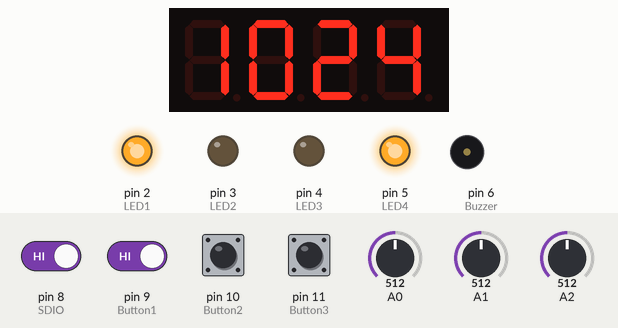
Simulated run of this sketch. Board: Arduino Uno, built with avr-gcc and run on an emulated ATmega328P. Parts: 4-digit seven-segment display, output pins drawn as LEDs (lit = HIGH), buzzer (waves = sounding). Wiring (inferred from the names in the program): DS1307 clock at I2C address 0x68; TM1637 display: clock pin 7; DIO pin 8. Dashed ring = blinking. Inputs (shaded band) come from the test bench; at power-on: pin 8 (SDIO), pin 9 (Button1), pin 10 (Button2), pin 11 (Button3) HIGH, A0 = 512, A1 = 512, A2 = 512. The local clock reads 2024-03-15 10:24:30 at power-on unless the sketch sets it; pins used as bus, display or sensor lines are not drawn.

Above: at 5.7 s.
5.8 s: pin 8 (SDIO) driven LOW and pin 9 (Button1) driven LOW
At 7.23 s:
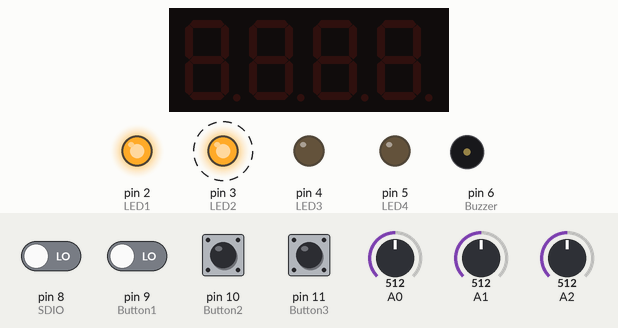
At 8.21 s:
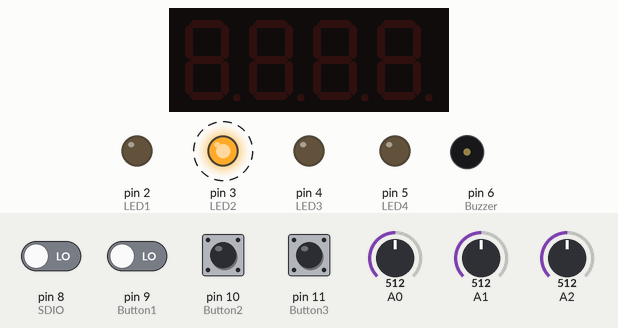
8.8 s: pin 11 (Button3) pulled LOW for 1 s
At 9.6 s:
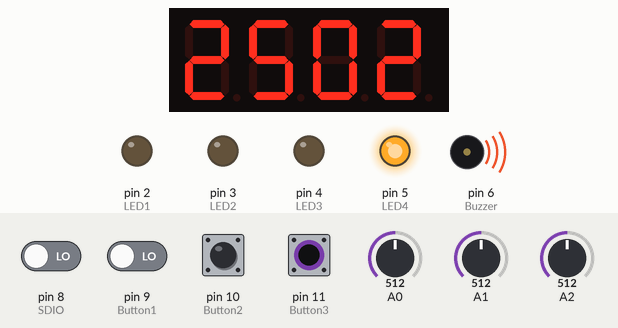
Timing chart, 0 to 14.6 s (numbered marks = the images above; inputs shaded):
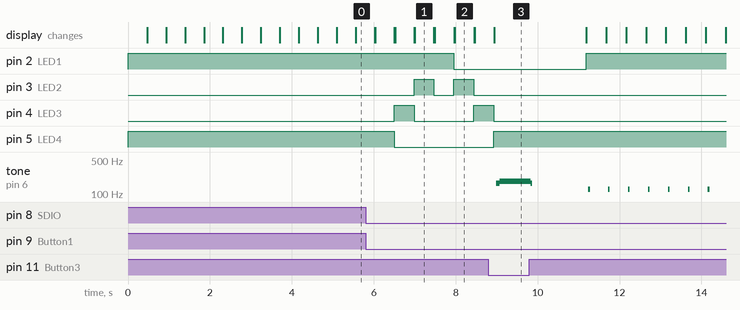

The sketch:

Tick_Tock_Shield_Demo.ino
```cpp
#include <Wire.h>


//Shield I/O connection//

#define LED1                                 2
#define LED2                                 3
#define LED3                                 4
#define LED4                                 5

#define Buzzer                               6

#define CLK                                  7
#define SDIO                                 8

#define Button1                              9
#define Button2                             10
#define Button3                             11

#define Thermistor                          A0
#define LDR                                 A1
#define V_batt                              A2


//Miscellaneous//

#define kbd_dly                              6

#define Menu_BTN                             1
#define Inc_BTN                              2
#define Dec_BTN                              3

#define time_disp                         0x00
#define date_disp                         0x01
#define year_disp                         0x02
#define day_disp                          0x03
#define temp_disp                         0x04
#define lux_disp                          0x05
#define BV_disp                           0x06
#define no_disp                           0x07

//TM1636 Defintions//

#define Write_Display_Data_Cmd            0x40
#define Read_Key_Data_Cmd                 0x42
#define Auto_Address_Increment            0x40
#define Fixed_Addressing                  0x44
#define Normal_Mode                       0x40
#define Test_Mode                         0x48

#define Display_Address                   0xC0

#define Display_Off                       0x80
#define Display_On                        0x88

#define point                             0x80


//Thermistor Definitions//

#define B                               3975.0
#define _25C_K                          298.15
#define _0C_K                           273.15
#define VDD_max                           1023
#define R0                             10000.0
#define R_fixed                        10000.0


//LDR Definitions//

#define LDR_constant                  900000.0
#define R_fixed                        10000.0


//DS1307 RTC Definitions//

#define sec_reg                           0x00
#define min_reg                           0x01
#define hr_reg                            0x02
#define day_reg                           0x03
#define date_reg                          0x04
#define month_reg                         0x05
#define year_reg                          0x06
#define control_reg                       0x07

#define DS1307_addr                       0x68

#define _12_hr                            false
#define _24_hr                            true

#define pm                                false
#define am                                true


//Global variables//

boolean sec_point_state = false;
boolean set_time = false;
boolean disp_state = true;
boolean toggle = true;

signed char b_lvl = 4;
signed char menu_no = 0;

unsigned char z = 0;
unsigned char i = time_disp;
unsigned char m = 10;
unsigned char s = 30;
unsigned char h = 10;
unsigned char dy = 1;
unsigned char dt = 1;
unsigned char mt = 1;
unsigned char yr = 15;

float R_inf = 0.0;

const unsigned char chr[33] =
{
  0x3F, 0x06, 0x5B,
  0x4F, 0x66, 0x6D,
  0x7D, 0x07, 0x7F,
  0x6F, 0x77, 0x7C,
  0x39, 0x5E, 0x79,
  0x71, 0x40, 0x00,
  0x77, 0x58, 0x5E,
  0x79, 0x71, 0x74,
  0x10, 0x37, 0x54,
  0x5C, 0x73, 0x50,
  0x6D, 0x78, 0x3E
};
//0~9,A,b,C,d,E,F,"-"," "//
//a(18) c(19) d(20) e(21) f(22) h(23) i(24) m(25) n(26) o(27) p(28) r(29) s(30) t(31) u(32)


void setup()
{
  calculate_R_inf();

  for(z = LED1; z <= SDIO; z++)
  {
      pinMode(z, OUTPUT);
      digitalWrite(z, LOW);
  }

  for(z = Button1; z <= Button3; z++)
  {
      pinMode(z, INPUT_PULLUP);
  }

  Wire.begin();
  DS1307_init();
  clear_display();
}

void loop()
{
  get_time();
  display_values();
  change_and_set_display_brightness();
  change_display();
  adjust_time();
  delay(460);
}


unsigned char inc_dec(signed char value, signed char max_value, signed char min_value)
{
  if(get_keypad() == Inc_BTN)
  {
    value++;
  }
  if(value > max_value)
  {
    value = min_value;
  }

  if(get_keypad() == Dec_BTN)
  {
    value--;
  }
  if(value < min_value)
  {
    value = max_value;
  }

  return value;
}


void LED_states(unsigned char value)
{
   digitalWrite(LED1, (value & 0x01));
   digitalWrite(LED2, ((value & 0x02) >> 1));
   digitalWrite(LED3, ((value & 0x04) >> 2));
   digitalWrite(LED4, ((value & 0x08) >> 3));
}


void keyboard_click()
{
  digitalWrite(Buzzer, HIGH);
  delay(kbd_dly);
  digitalWrite(Buzzer, LOW);
}


unsigned char get_keypad()
{
  if(digitalRead(Button3) == false)
  {
    keyboard_click();
    return Menu_BTN;
  }
  else if(digitalRead(Button2) == false)
  {
    keyboard_click();
    return Inc_BTN;
  }
  else if(digitalRead(Button1) == false)
  {
    keyboard_click();
    return Dec_BTN;
  }
  else
  {
    return 0;
  }
}


void display_values()
{
  switch(i)
  {
    case time_disp:
    {
      LED_states(9);
      show_time();
      break;
    }
    case date_disp:
    {
      LED_states(5);
      show_date();
      break;
    }
    case year_disp:
    {
      LED_states(3);
      show_year();
      break;
    }
    case day_disp:
    {
      LED_states(1);
      show_day();
      break;
    }
    case temp_disp:
    {
      LED_states(2);
      show_temperature();
      break;
    }
    case lux_disp:
    {
      LED_states(4);
      display_light_intensity();
      break;
    }
    case BV_disp:
    {
      LED_states(8);
      show_battery_voltage();
      break;
    }
    default:
    {
      LED_states(0);
      clear_display();
      break;
    }
  }
  if((toggle == true) && (set_time == true))
  {
    clear_display();
  }
}

void change_display()
{
  sec_point_state ^= 1;
  toggle ^= 1;

  if((set_time == false) && (get_keypad() == Dec_BTN))
  {
    i++;
    clear_display();

    if(i > no_disp)
    {
      i = time_disp;
    }
  }
  if((i >= date_disp) && (i <= no_disp))
  {
    sec_point_state = false;
  }
}


void change_and_set_display_brightness()
{
  if((set_time == false) && (get_keypad() == Inc_BTN))
  {
    b_lvl++;

    if(b_lvl >= 0x08)
    {
      b_lvl = -1;
      disp_state = false;
    }
    else
    {
      disp_state = true;
    }
  }

  if(disp_state == true)
  {
    dislay_status(b_lvl, Display_On);
  }
  else
  {
    dislay_status(b_lvl, Display_Off);
  }
}


void TM1636_start()
{
  digitalWrite(CLK, HIGH);
  digitalWrite(SDIO, HIGH);
  digitalWrite(SDIO, LOW);
}


void TM1636_stop()
{
  digitalWrite(CLK, LOW);
  digitalWrite(SDIO, LOW);
  digitalWrite(CLK, HIGH);
  digitalWrite(SDIO, HIGH);
}


void TM1636_ack()
{
  digitalWrite(CLK, LOW);
  pinMode(SDIO, INPUT_PULLUP);
  while(digitalRead(SDIO) == HIGH);
  digitalWrite(CLK, HIGH);
  digitalWrite(CLK, LOW);
  pinMode(SDIO, OUTPUT);
}


void TM1636_write_byte(unsigned char value)
{
  for(z = 0; z < 8; z++)
  {
    digitalWrite(CLK, LOW);
    if((value & 0x01) != 0)
    {
      digitalWrite(SDIO, HIGH);
    }
    else
    {
      digitalWrite(SDIO, LOW);
    }
    value >>= 1;
    digitalWrite(CLK, HIGH);
  }
}


unsigned char TM1636_scan_keys()
{
  unsigned char key = 0;

  TM1636_start();
  TM1636_write_byte(Read_Key_Data_Cmd);
  TM1636_ack();
  digitalWrite(SDIO, HIGH);

  for(z = 0; z < 8; z++)
  {
    digitalWrite(CLK, LOW);
    key >>= 1;
    delayMicroseconds(30);
    digitalWrite(CLK, HIGH);
    pinMode(SDIO, INPUT_PULLUP);

    if(digitalRead(SDIO) == HIGH)
    {
      key |= 0x80;
    }
    delayMicroseconds(30);
  }

  TM1636_ack();
  TM1636_stop();

  return key;
}


void display_data(unsigned char value, unsigned char location)
{
  TM1636_start();
  TM1636_write_byte(Fixed_Addressing);
  TM1636_ack();
  TM1636_stop();

  TM1636_start();
  TM1636_write_byte(Display_Address | (location & 0x03));
  TM1636_ack();

  if((sec_point_state == true) && (i == time_disp))
  {
    TM1636_write_byte(chr[value] | point);
  }
  else
  {
    TM1636_write_byte(chr[value]);
  }

  TM1636_ack();
  TM1636_stop();
}


void dislay_status(unsigned char brightness, unsigned char display_state)
{
  TM1636_start();
  TM1636_write_byte(display_state | (brightness & 0x07));
  TM1636_ack();
  TM1636_stop();
}


void clear_display()
{
  display_data(0x11, 0);
  display_data(0x11, 1);
  display_data(0x11, 2);
  display_data(0x11, 3);
}


unsigned int adc_avg(unsigned char channel)
{
  unsigned char samples = 64;
  unsigned int avg = 0;

  while(samples > 0)
  {
    avg += analogRead(channel);
    samples--;
    delayMicroseconds(10);
  }
  avg >>= 6;

  return avg;
}


void calculate_R_inf()
{
  R_inf = (-1.0 * (B / _25C_K));
  R_inf = exp(R_inf);
  R_inf *= R0;
}


signed int measure_temperature()
{
  float T_therm = 0;

  T_therm = adc_avg(Thermistor);
  if(T_therm > 0)
  {
    T_therm = ((VDD_max / T_therm) - 1.0);
    T_therm *= R_fixed;

    T_therm = (B / (log (T_therm / R_inf)));
    T_therm = (T_therm - _0C_K);

    return T_therm;
  }
  else
  {
    return 126;
  }
}


void show_temperature()
{
  signed char T = 0;

  T = measure_temperature();

  if(T <= -40)
  {
    T = -40;
  }
  if(T > 125)
  {
    T = 126;
  }

  if((T >= -40) && (T <= 99))
  {
    if(T > 0)
    {
      display_data(0x11, 0);
    }
    else
    {
      display_data(0x10, 0);
      T *= -1;
    }
    display_data((T / 10), 1);
    display_data((T % 10), 2);
  }
  else if((T > 99) && (T < 126))
  {
    display_data((T / 100), 0);
    display_data(((T / 10) % 10), 1);
    display_data((T % 10), 2);
  }
  else
  {
    display_data(0x10, 0);
    display_data(0x10, 1);
    display_data(0x10, 2);
  }

  display_data(0x0C, 3);
}


signed int measure_light_intensity()
{
  float lux = 0;

  lux = adc_avg(LDR);
  if(lux > 0)
  {
    lux = ((VDD_max / lux) - 1.0);
    lux *= R_fixed;
    lux = (LDR_constant / lux);
  }

  if((lux >= 0) && (lux <= 9999))
  {
    return lux;
  }
  else
  {
    return -1;
  }
}


void display_light_intensity()
{
  signed int lx = 0;

  lx = measure_light_intensity();

  if(lx < 0)
  {
    display_data(0x10, 0);
    display_data(0x10, 1);
    display_data(0x10, 2);
    display_data(0x10, 3);
  }
  else
  {
    display_data((lx / 1000), 0);
    display_data(((lx / 100) % 10), 1);
    display_data(((lx / 10) % 10), 2);
    display_data((lx % 10), 3);
  }
}


void show_battery_voltage()
{
  unsigned int mV = 0;

  mV = adc_avg(V_batt);
  mV = ((mV * 5000.0) / VDD_max);
  display_data((mV / 1000), 0);
  display_data(((mV / 100) % 10), 1);
  display_data(((mV / 10) % 10), 2);
  display_data((mV % 10), 3);
}


unsigned char bcd_to_decimal(unsigned char value)
{
  return ((value & 0x0F) + (((value & 0xF0) >> 0x04) * 0x0A));
}


unsigned char decimal_to_bcd(unsigned char value)
{
  return (((value / 0x0A) << 0x04) & 0xF0) | ((value % 0x0A) & 0x0F);
}


void DS1307_init()
{
  DS1307_write(sec_reg, 0x00);
}


void DS1307_read()
{
  unsigned char value = 0;

  Wire.beginTransmission(DS1307_addr);
  Wire.write(sec_reg);
  Wire.requestFrom(DS1307_addr, 7);
  s = Wire.read();
  m = Wire.read();
  h = Wire.read();
  dy = Wire.read();
  dt = Wire.read();
  mt = Wire.read();
  yr = Wire.read();

  Wire.endTransmission();
}


void DS1307_write(unsigned char address, unsigned char value)
{
  Wire.beginTransmission(DS1307_addr);
  Wire.write(address);
  Wire.write(value);
  Wire.endTransmission();
}


void get_time()
{
  if(set_time == false)
  {
    DS1307_read();

    s &= 0x7F;
    s = bcd_to_decimal(s);

    m &= 0x7F;
    m = bcd_to_decimal(m);

    h &= 0x3F;
    h = bcd_to_decimal(h);

    dt &= 0x3F;
    dt = bcd_to_decimal(dt);

    mt &= 0x1F;
    mt = bcd_to_decimal(mt);

    yr = bcd_to_decimal(yr);

    dy &= 0x07;
    dy = bcd_to_decimal(dy);
  }
}


void show_time()
{
  display_data((h / 10), 0);
  display_data((h % 10), 1);
  display_data((m / 10), 2);
  display_data((m % 10), 3);
}


void show_date()
{
  display_data((dt / 10), 0);
  display_data((dt % 10), 1);
  display_data((mt / 10), 2);
  display_data((mt % 10), 3);
}


void show_year()
{
  display_data(2, 0);
  display_data(0, 1);
  display_data((yr / 10), 2);
  display_data((yr % 10), 3);
}


void show_day()
{
  unsigned char n = 0;
  unsigned char tmp[4];

  switch(dy)
  {
    case 1:
    {
      tmp[0] = 30;
      tmp[1] = 18;
      tmp[2] = 31;
      tmp[3] = 17;
      break;
    }
    case 2:
    {
      tmp[0] = 30;
      tmp[1] = 32;
      tmp[2] = 26;
      tmp[3] = 17;
      break;
    }
    case 3:
    {
      tmp[0] = 25;
      tmp[1] = 25;
      tmp[2] = 27;
      tmp[3] = 26;
      break;
    }
    case 4:
    {
      tmp[0] = 31;
      tmp[1] = 32;
      tmp[2] = 21;
      tmp[3] = 17;
      break;
    }
    case 5:
    {
      tmp[0] = 32;
      tmp[1] = 32;
      tmp[2] = 21;
      tmp[3] = 20;
      break;
    }
    case 6:
    {
      tmp[0] = 31;
      tmp[1] = 23;
      tmp[2] = 29;
      tmp[3] = 17;
      break;
    }
    case 7:
    {
      tmp[0] = 22;
      tmp[1] = 29;
      tmp[2] = 24;
      tmp[3] = 17;
      break;
    }
  }

  for(n = 0; n < 4; n++)
  {
    display_data(tmp[n], n);
  }
}


void setup_time()
{
  DS1307_write(year_reg, decimal_to_bcd(yr));
  DS1307_write(month_reg, decimal_to_bcd(mt));
  DS1307_write(date_reg, decimal_to_bcd(dt));
  DS1307_write(day_reg, decimal_to_bcd(dy));
  DS1307_write(hr_reg, decimal_to_bcd(h));
  DS1307_write(min_reg, decimal_to_bcd(m));
  DS1307_write(sec_reg, 0x00);
}


void adjust_time()
{
  if((get_keypad() == Menu_BTN) && (set_time == false))
  {
      while(get_keypad() == Menu_BTN);
      set_time = true;
      DS1307_write(sec_reg, 0x80);
      i = time_disp;
      menu_no = 0;
      delay(900);
  }

  if(set_time == true)
  {
    if(get_keypad() == Menu_BTN)
    {
      while(get_keypad() == Menu_BTN);
      menu_no++;

      if(menu_no == 2)
      {
        i = date_disp;
      }

      if(menu_no == 4)
      {
        i = year_disp;
      }

      if(menu_no == 5)
      {
        i = day_disp;
      }

      if(menu_no == 6)
      {
          menu_no = 0;
          i = time_disp;
          set_time = false;
          setup_time();
      }
    }

    if(menu_no == 0)
    {
      h = inc_dec(h, 23, 0);
    }
    if(menu_no == 1)
    {
      m = inc_dec(m, 59, 0);
    }

    if(menu_no == 2)
    {
      dt = inc_dec(dt, 31, 1);
    }
    if(menu_no == 3)
    {
      mt = inc_dec(mt, 12, 1);
    }

    if(menu_no == 4)
    {
      yr = inc_dec(yr, 99, 0);
    }
    if(menu_no == 5)
    {
      dy = inc_dec(dy, 7, 1);
    }
  }
}
```

Measured:
- after the input at 5.8 s, pin 2 (LED1): HIGH → LOW after 2.2 s; pin 3 (LED2): alternates HIGH for 0.49 s and LOW for 0.48 s, starting after 1.2 s; pin 4 (LED3): LOW → HIGH after 0.70 s, → LOW 0.48 s later, → HIGH 1.5 s later; pin 5 (LED4): HIGH → LOW after 0.70 s; the display: first differs from a run without the input after 0.24 s (image 1)
- after the input at 8.8 s, pin 3 (LED2): stops changing and stays LOW; pin 4 (LED3): goes on until 8.9 s, then stays LOW
- what the display in image 1 shows lasts 0.5 s, from 7.0 s to 7.5 s
